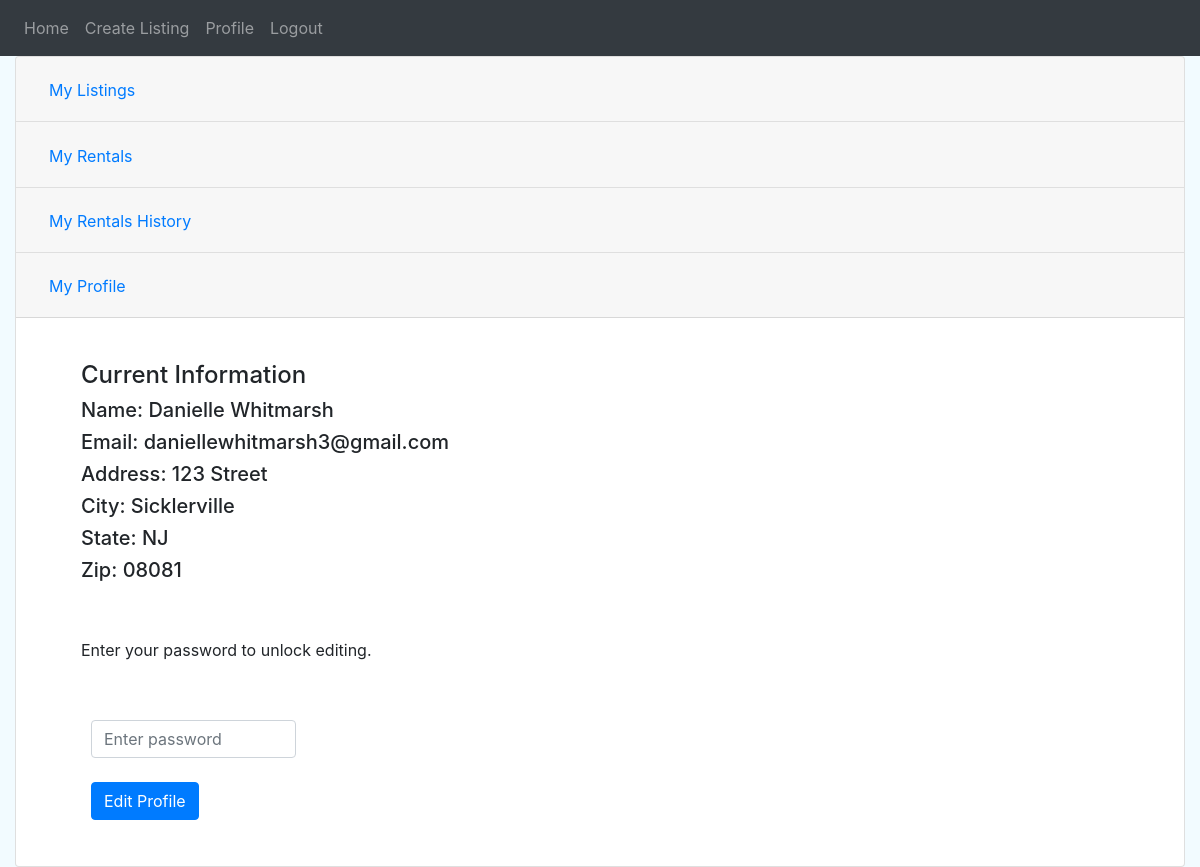
The app's page /profile (signed in) with its own data.
### website/models.py (models this page shows)
class User(db.Model, UserMixin):  # LEFT OUT TABLE NAMES BC IT COMPLICATED THINGS
    id = db.Column(db.Integer, primary_key=True)
    email = db.Column(db.String(150), unique=True)
    password = db.Column(db.String(150))
    first_name = db.Column(db.String(150), nullable=False)
    last_name = db.Column(db.String(150), nullable=False)
    date_created = db.Column(db.DATETIME, default=datetime.utcnow, index=True)
    street = db.Column(db.String(255))  # LEAVING NULLABLE SO NOT SO DEMANDING AT SIGN UP
    location_id = db.Column(db.Integer, db.ForeignKey("location.id"))
    items = db.relationship("Item", backref="owner")
    orders = db.relationship("Order", backref="renter")
    reviews = db.relationship("Review", backref="user")

class Location(db.Model):
    id = db.Column(db.Integer, primary_key=True, index=True)
    city = db.Column(db.String(255), nullable=False)
    state = db.Column(db.String(2), nullable=False)
    zip = db.Column(db.String(5), nullable=False)
    users = db.relationship("User", backref="location")

### website/user_profile.py (the view, shortened to what this page needs)
@user_profile.route('/profile', methods=['GET', 'POST'])
@login_required
def profile_page():
    global check_auth
    user = current_user
    location=Location.query.get(user.location_id)
    listItem = []
    listItemUser = []
    listUserLocation = []
    print(listItem)
    for oneOrder in user.orders:
        orderItem = Item.query.get(oneOrder.item_id)
        itemUser = User.query.get(orderItem.owner_id)
        userLocation = Location.query.get(itemUser.location_id)
        listItem.append(orderItem)
        listItemUser.append(itemUser)
        listUserLocation.append(userLocation)
    return render_template("profile_dash.html", user=user, checkAuth=check_auth, location=location, listItem =listItem, listItemUser=listItemUser, listUserLocation=listUserLocation)

### website/templates/profile_dash.html (shortened to what this page needs)
{% extends "base.html" %} {% block title %}Profile{% endblock %} {% block content %}
<head>
  <link rel="stylesheet" href="../static/css/profile.css" />
</head>
<div class="accordion" id="accordionItem">
  <div class="card">
    <div class="card-header" id="headingOne">
      <h2 class="mb-0">
        <button class="btn btn-link collapsed" type="button" data-toggle="collapse" data-target="#collapseOne" aria-expanded="true" aria-controls="collapseOne">
          My Listings
        </button>
      </h2>
    </div>
  </div>
  <div class="card">
    <div class="card-header" id="headingTwo">
      <h2 class="mb-0">
        <button class="btn btn-link collapsed" type="button" data-toggle="collapse" data-target="#collapseTwo" aria-expanded="false" aria-controls="collapseTwo">
          My Rentals
        </button>
      </h2>
    </div>
  </div>
  <div class="card">
    <div class="card-header" id="headingThree">
      <h2 class="mb-0">
        <button class="btn btn-link collapsed" type="button" data-toggle="collapse" data-target="#collapseThree" aria-expanded="false" aria-controls="collapseThree">
          My Rentals History
        </button>
      </h2>
    </div>
  </div>
  <div class="card">
    <div class="card-header" id="headingThree">
      <h2 class="mb-0">
        <button class="btn btn-link" type="button" data-toggle="collapse" data-target="#collapseFour" aria-expanded="false" aria-controls="collapseFour">
          My Profile
        </button>
      </h2>
    </div>
    <div id="collapseFour" class="collapse show" aria-labelledby="headingFour" data-parent="#accordionItem">
      <div class="card-body">
        <div>
          <br>
          <h4>Current Information</h4>
          <h5>Name: {{ user.first_name }} {{ user.last_name }}</h5>
          <h5>Email: {{ user.email }}</h5>
          <h5>Address: {{ user.street }}</h5>
          <h5>City: {{ user.location.city }}</h5>
          <h5>State: {{ user.location.state }}</h5>
          <h5>Zip: {{ user.location.zip }}</h5>
          <br>
          <br>
          <form method="POST">
            {% if checkAuth %}
            <div class="form-group">
                <label for="firstName"></label><input
                      type="text"
                      class="form-control"
                      id="firstName"
                      name="firstName"
                      placeholder="First Name"
              />
            </div>
            <div class="form-group">
                <label for="lastName"></label><input
                      type="text"
                      class="form-control"
                      id="lastName"
                      name="lastName"
                      placeholder="Last Name"
              />
            </div>
            <div class="form-group">
                <label for="email"></label><input
                      type="text"
                      class="form-control"
                      id="email"
                      name="email"
                      placeholder="Email"
              />
            </div>
            <div class="address">
                <label for="street"></label><input
                      type="text"
                      class="form-control"
                      id="street"
                      name="street"
                      placeholder="Street Address"
              />
            </div>
            <div class="form-group">
                <label for="city"></label><input
                      type="text"
                      class="form-control"
                      id="city"
                      name="city"
                      placeholder="City"
              />
            </div>
            <div class="form-group">
                <label for="state"></label><input
                      type="text"
                      class="form-control"
                      id="state"
                      name="state"
                      placeholder="State"
              />
            </div>
            <div class="form-group">
                <label for="zip"></label><input
                      type="text"
                      class="form-control"
                      id="zip"
                      name="zip"
                      placeholder="Zip code"
              />
            </div>
            <br>
            <div class="password">
              <div class="form-group">
                  <label for="newPassword"></label><input
                        type="password"
                        class="form-control"
                        id="newPassword"
                        name="newPassword"
                        placeholder="New Password"
                />
              </div>
              <div class="form-group">
                  <label for="confPassoword"></label><input
                        type="password"
                        class="form-control"
                        id="confPassoword"
                        name="confPassword"
                        placeholder="Confirm Password"
                />
              </div>
              <button type="submit" name="submitNewInfo" id="submitNewInfo" value="Update Profile" class="btn btn-primary"></button>
              <br>
            </div>
            <br>
            {% else %}
            Enter your password to unlock editing.
            <br><br>
            <div class="form-group">
                <label for="password"></label><input
                      type="password"
                      class="form-control"
                      id="password"
                      name="password"
                      placeholder="Enter password"
              />
              <br>
              <button type="submit" name="submit" value="Edit Profile" class="btn btn-primary">Edit Profile</button>
              <br>
            </div>
          </form>
        </div>
      </div>
    </div>
  </div>
</div>
        {% endif %}
        {% endblock %}

### website/static/css/profile.css (style rules this page uses)
.card-body { padding-left: 65px; }
.form-group { display:inline-block; padding:10px; width: 225px; }

### records on screen
User: first_name "Danielle", last_name "Whitmarsh", email "daniellewhitmarsh3@gmail.com", street "123 Street"
Location: location.city "Sicklerville", location.state "NJ", location.zip "08081"
